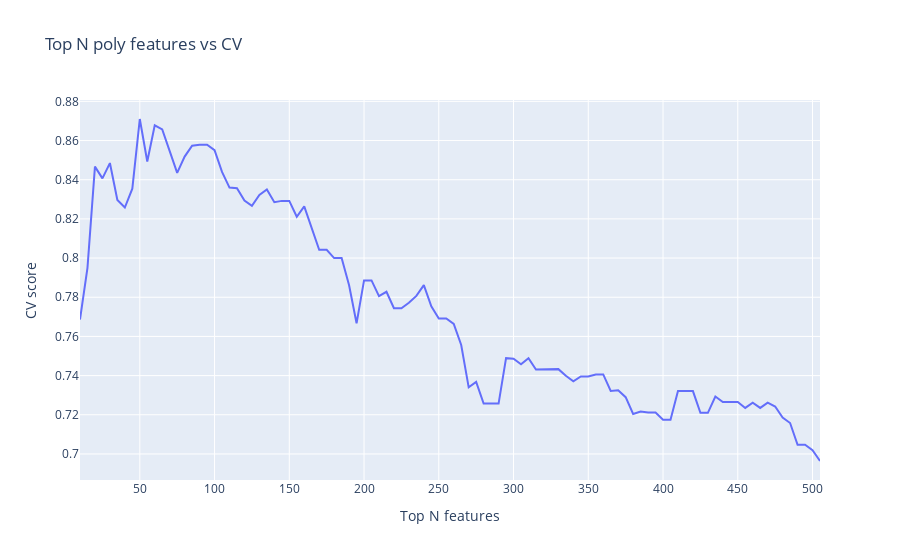

The notebook cell this image was saved under:
### Code cell
data = [go.Scatter(
        x = list(range(10, 510, 5)),
        y = [np.round(np.mean(i), 4) for i in sc],
        name = 'CV scores'
    )]
layout = go.Layout(dict(title = "Top N poly features vs CV",
                  xaxis = dict(title = 'Top N features'),
                  yaxis = dict(title = 'CV score'),
                  ))
py.iplot(dict(data=data, layout=layout), filename='basic-line')
